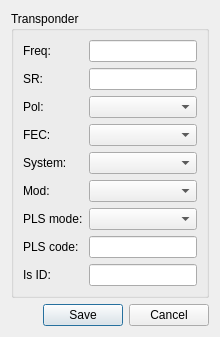
<?xml version="1.0" encoding="UTF-8"?>
<ui version="4.0">
 <class>transponder_dialog</class>
 <widget class="QDialog" name="transponder_dialog">
  <property name="geometry">
   <rect>
    <x>0</x>
    <y>0</y>
    <width>320</width>
    <height>370</height>
   </rect>
  </property>
  <property name="minimumSize">
   <size>
    <width>320</width>
    <height>0</height>
   </size>
  </property>
  <property name="windowTitle">
   <string>E2Toolkit [Transponder]</string>
  </property>
  <property name="toolTip">
   <string notr="true"/>
  </property>
  <property name="modal">
   <bool>true</bool>
  </property>
  <layout class="QGridLayout" name="dialog_grid_layout">
   <property name="sizeConstraint">
    <enum>QLayout::SetFixedSize</enum>
   </property>
   <item row="0" column="0">
    <layout class="QGridLayout" name="main_grid_layout">
     <item row="0" column="0">
      <widget class="QGroupBox" name="edit_box">
       <property name="sizePolicy">
        <sizepolicy hsizetype="Preferred" vsizetype="Preferred">
         <horstretch>0</horstretch>
         <verstretch>0</verstretch>
        </sizepolicy>
       </property>
       <property name="title">
        <string>Transponder</string>
       </property>
       <layout class="QFormLayout" name="edit_group_box">
        <property name="leftMargin">
         <number>9</number>
        </property>
        <property name="topMargin">
         <number>9</number>
        </property>
        <property name="rightMargin">
         <number>9</number>
        </property>
        <property name="bottomMargin">
         <number>9</number>
        </property>
        <item row="0" column="0">
         <widget class="QLabel" name="freq_label">
          <property name="text">
           <string>Freq:</string>
          </property>
         </widget>
        </item>
        <item row="0" column="1">
         <widget class="QLineEdit" name="freq_edit"/>
        </item>
        <item row="1" column="0">
         <widget class="QLabel" name="sr_label">
          <property name="text">
           <string>SR:</string>
          </property>
         </widget>
        </item>
        <item row="1" column="1">
         <widget class="QLineEdit" name="sr_edit"/>
        </item>
        <item row="2" column="0">
         <widget class="QLabel" name="pol_label">
          <property name="text">
           <string>Pol:</string>
          </property>
         </widget>
        </item>
        <item row="2" column="1">
         <widget class="QComboBox" name="pol_combo_box">
          <property name="sizePolicy">
           <sizepolicy hsizetype="Preferred" vsizetype="Preferred">
            <horstretch>0</horstretch>
            <verstretch>0</verstretch>
           </sizepolicy>
          </property>
         </widget>
        </item>
        <item row="3" column="0">
         <widget class="QLabel" name="fec_label">
          <property name="text">
           <string>FEC:</string>
          </property>
         </widget>
        </item>
        <item row="3" column="1">
         <widget class="QComboBox" name="fec_combo_box">
          <property name="sizePolicy">
           <sizepolicy hsizetype="Preferred" vsizetype="Preferred">
            <horstretch>0</horstretch>
            <verstretch>0</verstretch>
           </sizepolicy>
          </property>
         </widget>
        </item>
        <item row="4" column="0">
         <widget class="QLabel" name="system_label">
          <property name="text">
           <string>System:</string>
          </property>
         </widget>
        </item>
        <item row="4" column="1">
         <widget class="QComboBox" name="system_combo_box">
          <property name="sizePolicy">
           <sizepolicy hsizetype="Preferred" vsizetype="Preferred">
            <horstretch>0</horstretch>
            <verstretch>0</verstretch>
           </sizepolicy>
          </property>
         </widget>
        </item>
        <item row="5" column="0">
         <widget class="QLabel" name="mod_label">
          <property name="text">
           <string>Mod:</string>
          </property>
         </widget>
        </item>
        <item row="5" column="1">
         <widget class="QComboBox" name="mod_combo_box">
          <property name="sizePolicy">
           <sizepolicy hsizetype="Preferred" vsizetype="Preferred">
            <horstretch>0</horstretch>
            <verstretch>0</verstretch>
           </sizepolicy>
          </property>
         </widget>
        </item>
        <item row="6" column="0">
         <widget class="QLabel" name="pls_mode_label">
          <property name="text">
           <string>PLS mode:</string>
          </property>
         </widget>
        </item>
        <item row="6" column="1">
         <widget class="QComboBox" name="pls_combo_box"/>
        </item>
        <item row="7" column="0">
         <widget class="QLabel" name="pls_code_label">
          <property name="text">
           <string>PLS code:</string>
          </property>
         </widget>
        </item>
        <item row="7" column="1">
         <widget class="QLineEdit" name="pls_code_edit"/>
        </item>
        <item row="8" column="0">
         <widget class="QLabel" name="is_id_label">
          <property name="text">
           <string>Is ID:</string>
          </property>
         </widget>
        </item>
        <item row="8" column="1">
         <widget class="QLineEdit" name="is_id_edit"/>
        </item>
       </layout>
      </widget>
     </item>
     <item row="1" column="0">
      <widget class="QDialogButtonBox" name="button_box">
       <property name="orientation">
        <enum>Qt::Horizontal</enum>
       </property>
       <property name="standardButtons">
        <set>QDialogButtonBox::Cancel|QDialogButtonBox::Save</set>
       </property>
      </widget>
     </item>
    </layout>
   </item>
  </layout>
 </widget>
 <resources/>
 <connections>
  <connection>
   <sender>button_box</sender>
   <signal>accepted()</signal>
   <receiver>transponder_dialog</receiver>
   <slot>accept()</slot>
   <hints>
    <hint type="sourcelabel">
     <x>248</x>
     <y>254</y>
    </hint>
    <hint type="destinationlabel">
     <x>157</x>
     <y>274</y>
    </hint>
   </hints>
  </connection>
  <connection>
   <sender>button_box</sender>
   <signal>rejected()</signal>
   <receiver>transponder_dialog</receiver>
   <slot>reject()</slot>
   <hints>
    <hint type="sourcelabel">
     <x>316</x>
     <y>260</y>
    </hint>
    <hint type="destinationlabel">
     <x>286</x>
     <y>274</y>
    </hint>
   </hints>
  </connection>
 </connections>
</ui>
